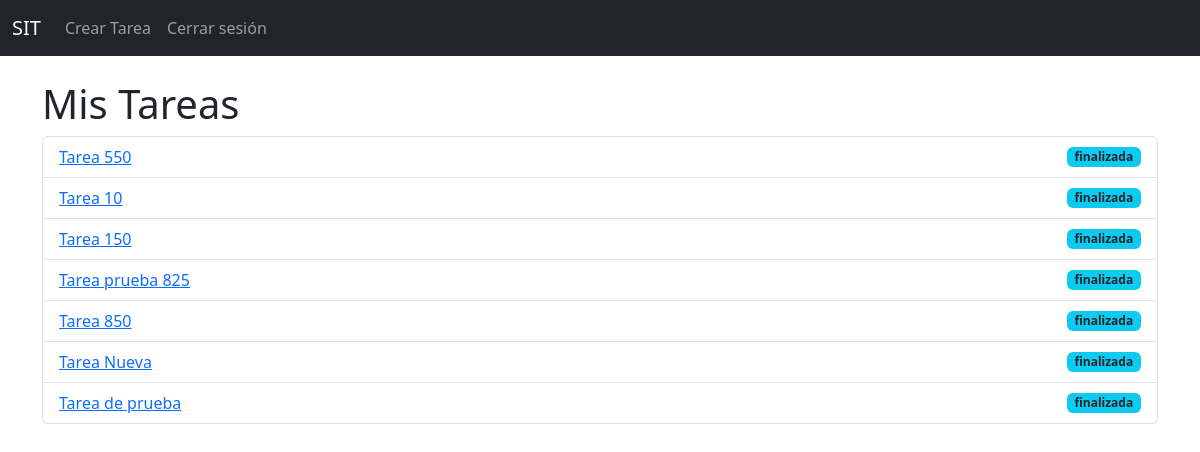
The page /tareas/ (signed in) on the database as committed earlier.
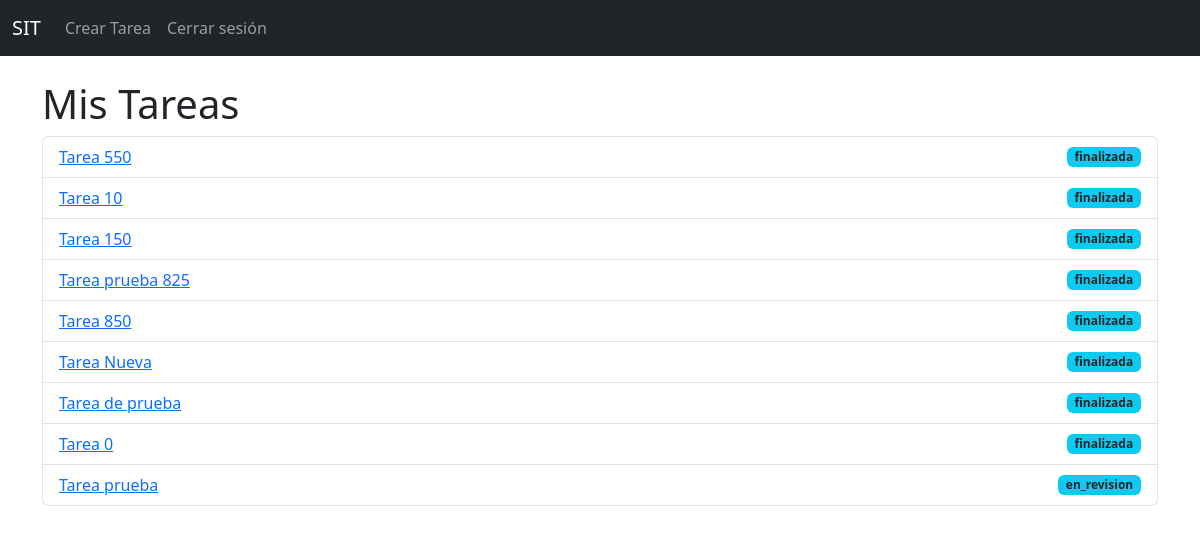
The same page on the database as committed later.
### tareas_app/models.py (models this page shows, shortened)
class Tarea(models.Model):
    titulo = models.CharField(max_length=100)
    descripcion = models.TextField()
    asignado_a = models.ForeignKey(Empleado, on_delete=models.SET_NULL, null=True, blank=True, related_name="tareas_asignadas")
    creada_por = models.ForeignKey(Empleado, null=True, blank=True, on_delete=models.SET_NULL)
    fecha_creacion = models.DateTimeField(auto_now_add=True)
    plano = models.ImageField(upload_to='planos/', null=True, blank=True)
    estado = models.CharField(max_length=20, choices=ESTADOS, default='pendiente')

### tareas_app/views.py (the view)
# urls.py: path('', views.lista_tareas, name='lista_tareas'),  # /tareas/
@login_required
def lista_tareas(request):
    empleado = get_object_or_404(Empleado, usuario=request.user)
    if empleado.perfil == 'operario':
        tareas = Tarea.objects.filter(asignado_a=empleado)
    elif empleado.perfil == 'controlador':
        tareas = Tarea.objects.filter(estado='en_progreso')
    else:
        tareas = Tarea.objects.all()
    return render(request, 'tareas/lista_tareas.html', {'tareas': tareas})

### templates/tareas/lista_tareas.html (shortened to what this page needs)
{% extends "base.html" %}
{% block content %}
<h1>Mis Tareas</h1>
<ul class="list-group">
    {% for tarea in tareas %}
        <li class="list-group-item d-flex justify-content-between align-items-center">
            <a href="{% url 'detalle_tarea' tarea.id %}">{{ tarea.titulo }}</a>
            <span class="badge bg-info text-dark">{{ tarea.estado }}</span>
        </li>
    {% empty %}
        <li class="list-group-item">No hay tareas asignadas.</li>
    {% endfor %}
</ul>
{% endblock %}

Rows that differ between the two databases and show on the page:
added Tarea: titulo "Tarea 0", estado "finalizada"
added Tarea: titulo "Tarea prueba", estado "en_revision"
